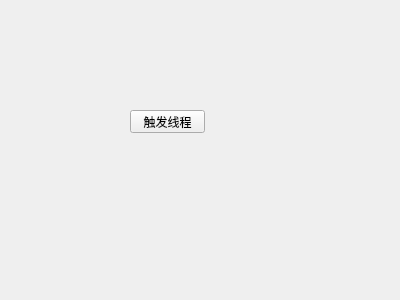
<?xml version="1.0" encoding="UTF-8"?>
<ui version="4.0">
 <class>Widget</class>
 <widget class="QWidget" name="Widget">
  <property name="geometry">
   <rect>
    <x>0</x>
    <y>0</y>
    <width>400</width>
    <height>300</height>
   </rect>
  </property>
  <property name="windowTitle">
   <string>Widget</string>
  </property>
  <widget class="QLabel" name="label_show">
   <property name="geometry">
    <rect>
     <x>110</x>
     <y>80</y>
     <width>151</width>
     <height>101</height>
    </rect>
   </property>
   <property name="text">
    <string/>
   </property>
  </widget>
  <widget class="QPushButton" name="pushButton_thread">
   <property name="geometry">
    <rect>
     <x>130</x>
     <y>110</y>
     <width>75</width>
     <height>23</height>
    </rect>
   </property>
   <property name="text">
    <string>触发线程</string>
   </property>
  </widget>
 </widget>
 <layoutdefault spacing="6" margin="11"/>
 <resources/>
 <connections/>
</ui>
